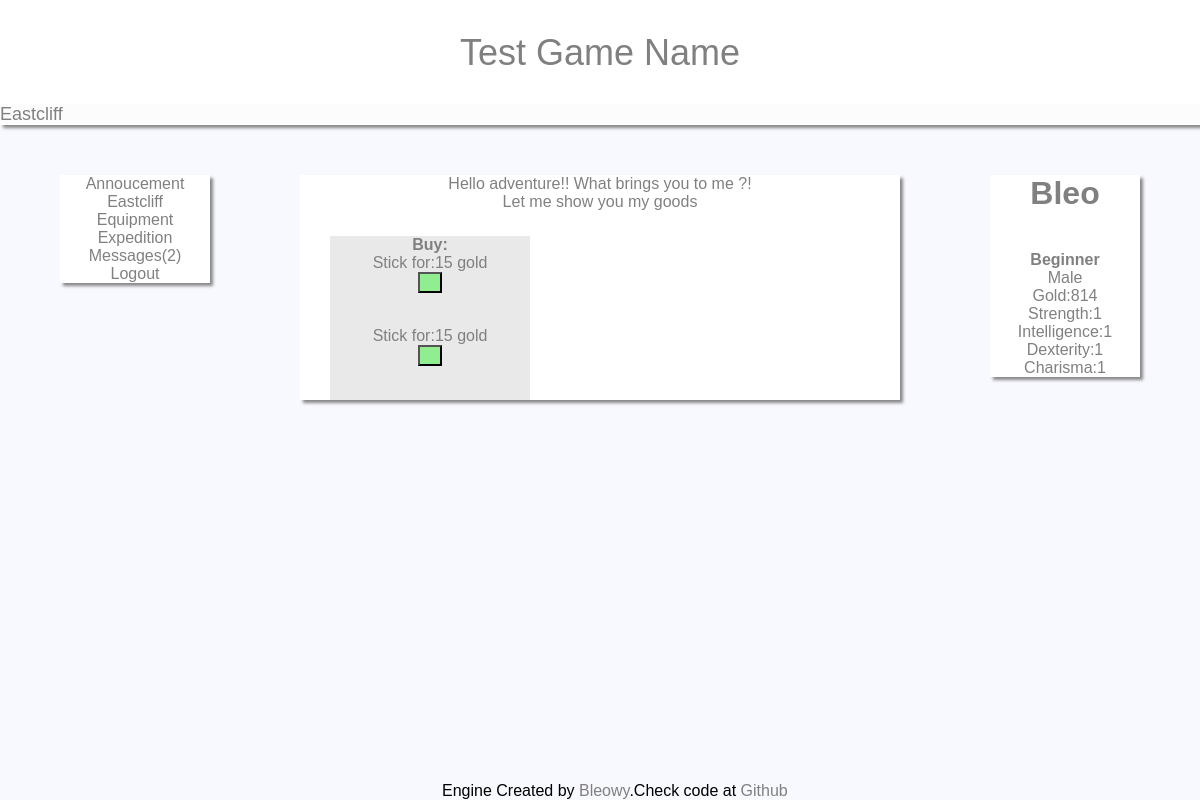
Page /weaponMerchant.php (signed in) on the committed database.
### tables this page shows
CREATE TABLE IF NOT EXISTS `game_city` (
`id` int(11) NOT NULL,
  `city_name` varchar(32) NOT NULL,
  `city_text` text NOT NULL,
  `city_weather` varchar(32) NOT NULL DEFAULT 'Sunny',
  `city_weapons` int(11) NOT NULL,
  `city_armors` int(11) NOT NULL
);

CREATE TABLE IF NOT EXISTS `game_items` (
`id` int(11) NOT NULL,
  `item_name` varchar(32) NOT NULL,
  `item_type` varchar(16) NOT NULL,
  `item_str` int(11) NOT NULL,
  `item_int` int(11) NOT NULL,
  `item_dex` int(11) NOT NULL,
  `item_cha` int(11) NOT NULL,
  `item_dir` varchar(32) NOT NULL
);

CREATE TABLE IF NOT EXISTS `game_shops` (
`id` int(11) NOT NULL,
  `shop_id` int(11) NOT NULL,
  `shop_item_id` int(11) NOT NULL,
  `shop_price` int(11) NOT NULL
);

CREATE TABLE IF NOT EXISTS `users_accounts` (
`id` int(11) NOT NULL,
  `user_login` varchar(32) NOT NULL,
  `user_password` varchar(32) NOT NULL,
  `user_email` varchar(64) NOT NULL,
  `user_gender` varchar(16) NOT NULL,
  `user_class` varchar(32) NOT NULL DEFAULT 'Beginner',
  `user_gold` int(11) NOT NULL DEFAULT '25',
  `user_city` int(11) NOT NULL DEFAULT '1',
  `user_lastlogin` datetime NOT NULL,
  `user_accountlevel` int(11) NOT NULL DEFAULT '0'
);

CREATE TABLE IF NOT EXISTS `users_stats` (
`id` int(11) NOT NULL,
  `user_str` int(11) NOT NULL DEFAULT '1',
  `user_know` int(11) NOT NULL DEFAULT '1',
  `user_dex` int(11) NOT NULL DEFAULT '1',
  `user_charisma` int(11) NOT NULL DEFAULT '1'
);

### assets/variables.php (called while the page is built, shortened)
<?php
class Variables
{
public function userVariables($id)
{
    include('./assets/connect.php');
    $user_query = $pdo -> query("SELECT * FROM users_accounts WHERE id = '$id'");
    $user_fetch = $user_query -> fetch(PDO::FETCH_OBJ);
    $user_query_stats = $pdo -> query("SELECT * FROM users_stats WHERE id = '$id'");
    $user_fetch_stats = $user_query_stats-> fetch(PDO::FETCH_OBJ);
    $this -> user_gender = $user_fetch -> user_gender;
    $this -> user_login = $user_fetch -> user_login;
    $this -> user_class = $user_fetch -> user_class;
    $this -> user_gold = $user_fetch -> user_gold;
    $this -> user_str = $user_fetch_stats -> user_str;
    $this -> user_know = $user_fetch_stats -> user_know;
    $this -> user_charisma = $user_fetch_stats -> user_charisma;
    $this -> user_dex = $user_fetch_stats -> user_dex;
}
public function cityVariables($city_id)
{
    include('./assets/connect.php');
    $user_query = $pdo -> query("SELECT * FROM game_city WHERE id = '$city_id'");
    $user_fetch = $user_query -> fetch(PDO::FETCH_OBJ);
    $this -> city_name = $user_fetch -> city_name;
}
}
?>

### assets/menu.php (the view, shortened to what this page needs)
<?php
class menu{
    private $_playerId;
    private $_cityId;
    public function __construct($playerId,$cityId)
    {
        $this -> _playerId = $playerId;
        $this -> _cityId = $cityId;
    }
    public function countMessages()
    {
        include('./assets/connect.php');
            $count = $pdo -> prepare("SELECT count(id) AS count FROM users_messages WHERE messages_readStatus = 0 AND messages_userId = :id");
            $count -> bindValue('id',$this -> _playerId,PDO::PARAM_INT);
            $count -> execute();
            $fetch = $count -> fetch(PDO::FETCH_ASSOC);
            $this -> count = $fetch['count'];
    }
    public function showRightMenu()
    {
        include_once('./assets/variables.php');
        $user_variables = new Variables();
        $user_variables -> userVariables(($this -> _playerId));
            echo '<h1>'.$user_variables -> user_login.'</h1>';
            echo '<b><br><p1>'.$user_variables -> user_class.'</p1></b>';
            echo '<br><p1>'.$user_variables -> user_gender.'</p1>';
            echo '<br><p1>Gold:'.$user_variables -> user_gold.'</p1>';
            echo '<br><p1>Strength:'.$user_variables -> user_str.'</p1>';
            echo '<br><p1>Intelligence:'.$user_variables -> user_know.'</p1>';
            echo '<br><p1>Dexterity:'.$user_variables -> user_dex.'</p1>';
            echo '<br><p1>Charisma:'.$user_variables -> user_charisma.'</p1>';
    }
    public function showLeftMenu()
    {
        include_once('./assets/variables.php');
            $city_variables = new Variables();
            $city_variables -> cityVariables(($this -> _cityId));
            self::countMessages(($this -> _playerId));
            echo '<g><a href="/welcome.php">Annoucement</a></g>';
            echo '<br><g><a href="/city.php">'.$city_variables -> city_name.'</a></g>';
            echo '<br><g><a href="/equipment.php">Equipment</a></g>';
            echo '<br><g><a href="/expedition.php">Expedition</a></g>';
            echo '<br><g><a href="/messages.php">Messages('.$this -> count.')</a></g>';
            echo '<br><g><a href="/logout.php">Logout</a></g>';
    }
}
?>

### weaponMerchant.php (shortened to what this page needs)
<?php
require_once('./assets/variables.php');
require_once('./assets/city_class.php');
$userVariables = new Variables();
$userVariables -> userVariables($_SESSION['id']);
$cityVariables = new Variables();
$cityVariables -> cityVariables(($userVariables -> user_city));
$cityMerchants = new Merchants();
require_once('./assets/menu.php');
$menu = new menu(($_SESSION['id']),($userVariables -> user_city));
?>
<link rel="stylesheet" href="style/ingame.css"/>
<html>
    <head>
        <div class="head">
            <div id="GameName"><a href="/welcome.php">Test Game Name</a></div>
            <div id="location"></div>
            <div id="location_name"><?php echo $cityVariables -> city_name; ?></div>
        </div>
    </head>
    <body>
        <div class="left_menu">
            <div id="top_side">
                <div id="top_side_href">
                    <?php $menu -> showLeftMenu(); ?>
                </div>
            </div>
        </div>
        <div class="center_side">
            <div id="text">
                <?php
                    $cityMerchants -> weaponMerchant();
                ?>
            </div>
            <div id="buy_list" style="float:left;margin-top:25px;margin-left:5%;background-color:#E9E9E9;width:200px;">
                    <b>Buy:</b>
                    <?php
                    $cityMerchants -> showItemList(1);
                    ?>
                    <br>
                </div>
        </div>
        <div class="right_side">
            <div id="right_top_side">
                <?php
                $menu -> showRightMenu();
                ?>
            </div>
        </div>
    </body>
<div id="footer">
        Engine Created by <a href="http://www.github.com/bleowy">Bleowy</a>.Check code at <a href="http://www.github.com/bleowy/Role-Playing-Engine">Github</a>
</div>
</html>

### assets/city_class.php (shortened to what this page needs)
<?php
class Merchants
{
    public function showItemList($id)
    {
        include('assets/connect.php');
        $queryMerchant = $pdo -> query("SELECT shop_item_id,shop_price FROM game_shops WHERE shop_id = '$id' ");
        while($fetchMerchant = $queryMerchant -> fetch(PDO::FETCH_OBJ))
        {
            $item_id = $fetchMerchant -> shop_item_id;
            $queryItems = $pdo -> query("SELECT item_name FROM game_items WHERE id = '$item_id'");
            while($fetchItems = $queryItems -> fetch(PDO::FETCH_OBJ))
            {
                echo '<br>'.$fetchItems -> item_name.' for:'.$fetchMerchant -> shop_price.' gold <form action="weaponBuy.php" method="POST" style="position:relative;"><input type="submit"
                name="id" value="'.$item_id.'" style="color:transparent;background-color:lightgreen"/></form>';
            }
        }
    }
    public function weaponMerchant()
    {
        echo 'Hello adventure!!
        What brings you to me ?!
        <br>Let me show you my goods
        ';
    }
}
?>

### style/ingame.css (style rules this page uses)
body { background-color: ghostwhite; padding: 0; margin: 0; font-family: arial; }
.head { color: gray; width: 100%; text-align: left; height: 125px; font-size: 9px; font-family: arial; background-color: white; -moz-box-shadow: 3px 3px 3px #888; -webkit-box-shadow: 3px 3px 3px #888; box-shadow: 3px 3px 3px #888; }
#location { position: fixed; margin-top: 104px; height: 20px; background-color: whitesmoke; opacity: 0.3; width: 100%; z-index: 0; }
#location_name { position: fixed; margin-top: 104px; font-family: Arial; font-size: 18px; z-index: 1; }
#GameName { position: fixed; z-index: 1; left: 50%; font-size: 36px; top:4%; }
a:link, a:visited { color:grey; text-decoration: none; }
#top_side { position: fixed; margin-top:50px; left:5%; }
.center_side { background-color: white; width: 600px; position: fixed; left:50%; margin-top: 50px; margin-left: -300px; -moz-box-shadow: 3px 3px 3px #888; -webkit-box-shadow: 3px 3px 3px #888; box-shadow: 3px 3px 3px #888; color: gray; text-align: center; }
#top_side_href { width: 150px; background-color: white; text-align: center; background-color: white; -moz-box-shadow: 3px 3px 3px #888; -webkit-box-shadow: 3px 3px 3px #888; box-shadow: 3px 3px 3px #888; }
.right_side { float: right; position: fixed; right: 5%; }
#right_top_side { color: gray; width: 150px; background-color: white; top:5%; right:5%; margin-top: 50px; text-align: center; background-color: white; -moz-box-shadow: 3px 3px 3px #888; -webkit-box-shadow: 3px 3px 3px #888; box-shadow: 3px 3px 3px #888; }
.left_menu { float: left; }
#footer { position: fixed; bottom: 0; left:50%; margin-left: -158px; }

### rows in the picture
game_city: city_name "Eastcliff"
game_shops: shop_price "15", id "1"
game_items: item_name "Stick"
game_shops: shop_price "15", id "1"
users_accounts: user_login "Bleo", user_class "Beginner", user_gender "Male", user_gold "814"
users_stats: user_str "1", user_know "1", user_dex "1", user_charisma "1"

### other values in the picture
$this -> count "2"
